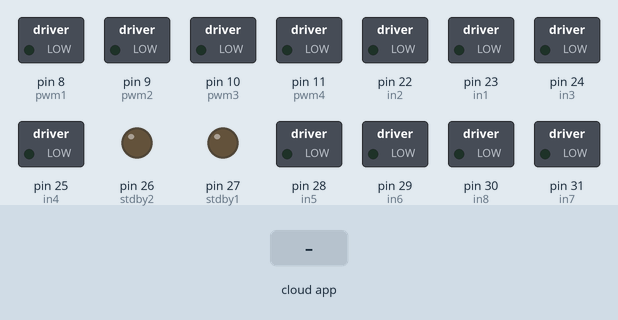
Recording of a sketch running on a simulated Arduino Mega 2560, built with avr-gcc and run on an emulated ATmega2560. Parts: switched loads named in the sketch (green lamp = pin HIGH), output pins drawn as LEDs (lit = HIGH). The inputs (shaded band) are chosen by the test bench. The ROS host is connected and sends only what is stated.

Above: at 1.2 s.
1.3 s: the phone or cloud app sets linear.x to -100
At 3.2 s:
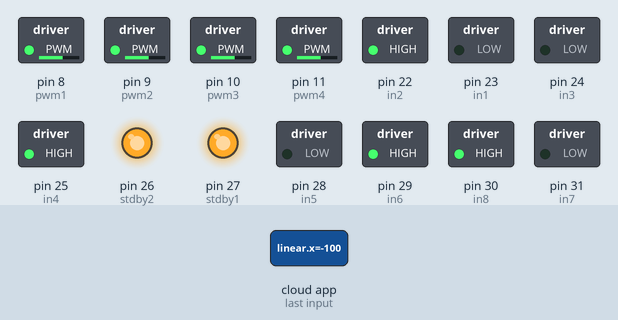
3.5 s: the phone or cloud app sets angular.z to -100
At 4.3 s:
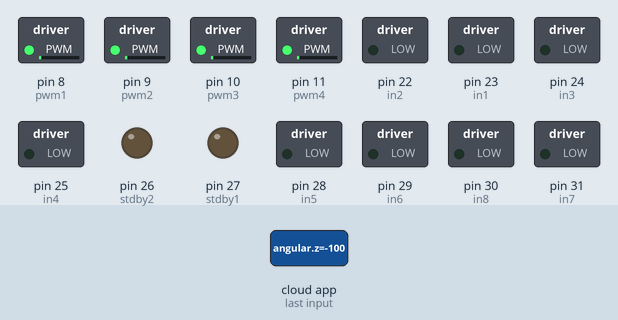
5.3 s: the phone or cloud app sets linear.x to 0
At 6.9 s:
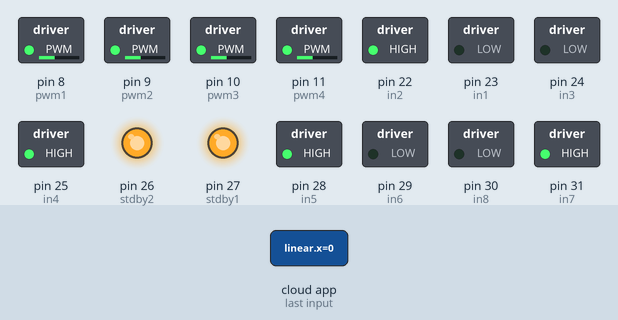
7.3 s: the phone or cloud app sets angular.z to 100
At 8.6 s:
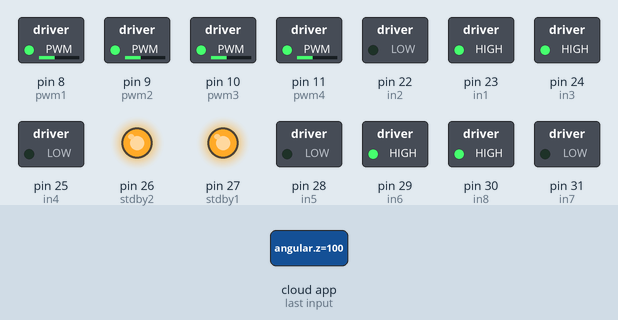
Timing chart, 0 to 10.3 s (numbered marks = the images above; inputs shaded):
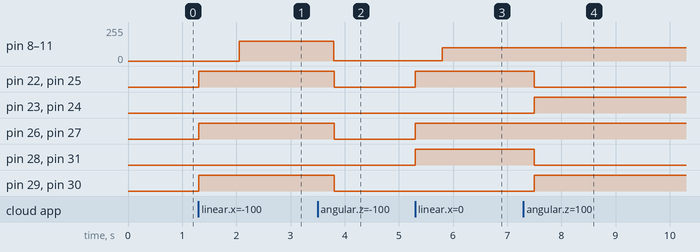

The sketch:

teleTurtle.ino
```cpp
#include <ros.h>
#include <geometry_msgs/Twist.h>
ros::NodeHandle  nh;
void messageCb2( const geometry_msgs::Twist& msg){
  int x = msg.linear.x;
  int z = msg.angular.z;
  if(x>0 && z==0){
    forward();
  }else if(x<0 && z==0){
    backward();
  }else if(x==0 && z>0){
    rotateLeft();
  }else if(x==0 && z<0){
    rotateRight();
  }else{
    stopMotors();
  }
}
ros::Subscriber<geometry_msgs::Twist> sub2("cmd_vel", messageCb2 );


// Sketch to test basic TELEOP
int in1 = 23; //right front, IN1==HIGH is FORWARD
int in2 = 22; //right front

int in3 = 24; //right back, IN3==HIGH is FORWARD
int in4 = 25; //right back

int stdby1 = 27; //for both right motors

int in5 = 28; //left back, IN5==HIGH is FORWARD
int in6 = 29; //left back

int in7 = 31; //left front, IN7==HIGH is FORWARD
int in8 = 30; //left front
int stdby2 = 26; // left motors

int pwm1   = 8;
int pwm2   = 9;
int pwm3   = 10;
int pwm4   = 11;

//    FRONT
// LEFT   RIGHT
//  M4      M1
//
//  M3      M2

//SIMPLE MOVEMENTS
// FORWARD  = all motors forward
// BACKWARD = all motors backward
// ROTATE RIGHT = right motors forward,  left motors backward
// ROTATE LEFT  = right motors backward, left motors forward

int globalPWM = 0;
int lastCmd = -1; // stop=0, fwd=1, rev=2, left=3, right=4

void stopMotors(void){
  if(lastCmd==0){
    return;
  }else{
    lastCmd = 0;
    digitalWrite(stdby1, HIGH);
    digitalWrite(stdby2, HIGH);
    for(int a=globalPWM; a>0; a--){
      analogWrite(pwm1, a);
      analogWrite(pwm2, a);
      analogWrite(pwm3, a);
      analogWrite(pwm4, a);
      globalPWM = a;
      delay(2);
    }
    digitalWrite(in1, LOW);
    digitalWrite(in2, LOW);
    digitalWrite(in3, LOW);
    digitalWrite(in4, LOW);
    digitalWrite(in5, LOW);
    digitalWrite(in6, LOW);
    digitalWrite(in7, LOW);
    digitalWrite(in8, LOW);
    digitalWrite(stdby1, LOW);
    digitalWrite(stdby2, LOW);
  }
}

void forward(void){
  if(lastCmd==1){
    return;
  }else{
    lastCmd = 1;
    stopMotors();
    lastCmd = 1;
    digitalWrite(in1, HIGH);
    digitalWrite(in2, LOW);
    digitalWrite(in3, HIGH);
    digitalWrite(in4, LOW);
    digitalWrite(in5, HIGH);
    digitalWrite(in6, LOW);
    digitalWrite(in7, HIGH);
    digitalWrite(in8, LOW);
    digitalWrite(stdby1, HIGH);
    digitalWrite(stdby2, HIGH);
    for(int a=0; a<150; a++){
      analogWrite(pwm1, a);
      analogWrite(pwm2, a);
      analogWrite(pwm3, a);
      analogWrite(pwm4, a);
      globalPWM = a;
      delay(5);
    }
  }
}

void backward(void){
  if(lastCmd==2){
    return;
  }else{
    lastCmd = 2;
    stopMotors();
    lastCmd = 2;
    digitalWrite(in1, LOW);
    digitalWrite(in2, HIGH);
    digitalWrite(in3, LOW);
    digitalWrite(in4, HIGH);
    digitalWrite(in5, LOW);
    digitalWrite(in6, HIGH);
    digitalWrite(in7, LOW);
    digitalWrite(in8, HIGH);
    digitalWrite(stdby1, HIGH);
    digitalWrite(stdby2, HIGH);
    for(int a=0; a<150; a++){
      analogWrite(pwm1, a);
      analogWrite(pwm2, a);
      analogWrite(pwm3, a);
      analogWrite(pwm4, a);
      globalPWM = a;
      delay(5);
    }
  }
}

void rotateLeft(void){
  if(lastCmd==3){
    return;
  }else{
    lastCmd = 3;
    stopMotors();
    lastCmd = 3;
    digitalWrite(in1, HIGH);
    digitalWrite(in2, LOW);
    digitalWrite(in3, HIGH);
    digitalWrite(in4, LOW);
    digitalWrite(in5, LOW);
    digitalWrite(in6, HIGH);
    digitalWrite(in7, LOW);
    digitalWrite(in8, HIGH);
    digitalWrite(stdby1, HIGH);
    digitalWrite(stdby2, HIGH);
    for(int a=0; a<100; a++){
      analogWrite(pwm1, a);
      analogWrite(pwm2, a);
      analogWrite(pwm3, a);
      analogWrite(pwm4, a);
      globalPWM = a;
      delay(5);
    }
  }
}
void rotateRight(void){
  if(lastCmd==4){
    return;
  }else{
    lastCmd = 4;
    stopMotors();
    lastCmd = 4;
    digitalWrite(in1, LOW);
    digitalWrite(in2, HIGH);
    digitalWrite(in3, LOW);
    digitalWrite(in4, HIGH);
    digitalWrite(in5, HIGH);
    digitalWrite(in6, LOW);
    digitalWrite(in7, HIGH);
    digitalWrite(in8, LOW);
    digitalWrite(stdby1, HIGH);
    digitalWrite(stdby2, HIGH);
    for(int a=0; a<100; a++){
      analogWrite(pwm1, a);
      analogWrite(pwm2, a);
      analogWrite(pwm3, a);
      analogWrite(pwm4, a);
      globalPWM = a;
      delay(5);
    }
  }
}


void setup() {
  nh.initNode();
  nh.subscribe(sub2);

  pinMode(in1, OUTPUT);
  pinMode(in2, OUTPUT);
  pinMode(pwm1, OUTPUT);
  pinMode(stdby1, OUTPUT);
  pinMode(in3, OUTPUT);
  pinMode(in4, OUTPUT);
  pinMode(pwm2, OUTPUT);

  pinMode(in5, OUTPUT);
  pinMode(in6, OUTPUT);
  pinMode(pwm3, OUTPUT);
  pinMode(stdby2, OUTPUT);
  pinMode(in7, OUTPUT);
  pinMode(in8, OUTPUT);
  pinMode(pwm4, OUTPUT);
}


void loop() {
  nh.spinOnce();
  delay(1);
}
```

Measured:
- after the input at 1.3 s, pin 8 (pwm1), pin 9 (pwm2), pin 10 (pwm3), pin 11 (pwm4): 0/255 → 149/255 after 0.75 s; pin 22 (in2), pin 25 (in4), pin 26 (stdby2), pin 27 (stdby1), pin 29 (in6), pin 30 (in8): LOW → HIGH at once
- after the input at 3.5 s, pin 8 (pwm1), pin 9 (pwm2), pin 10 (pwm3), pin 11 (pwm4): 149/255 → 1/255 after 0.30 s; pin 22 (in2), pin 25 (in4), pin 26 (stdby2), pin 27 (stdby1), pin 29 (in6), pin 30 (in8): HIGH → LOW after 0.30 s
- after the input at 5.3 s, pin 8 (pwm1), pin 9 (pwm2), pin 10 (pwm3), pin 11 (pwm4): 1/255 → 99/255 after 0.50 s; pin 22 (in2), pin 25 (in4), pin 26 (stdby2), pin 27 (stdby1), pin 28 (in5), pin 31 (in7): LOW → HIGH at once
- after the input at 7.3 s, pin 22 (in2), pin 25 (in4), pin 28 (in5), pin 31 (in7): HIGH → LOW after 0.20 s; pin 23 (in1), pin 24 (in3), pin 29 (in6), pin 30 (in8): LOW → HIGH after 0.20 s
